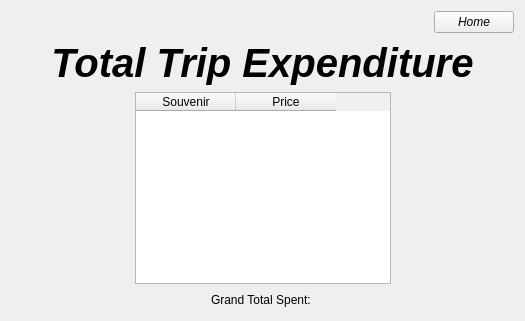
      <widget class="QWidget" name="page_infoSouvenirs">
       <layout class="QGridLayout" name="gridLayout_5">
        <item row="3" column="1">
         <layout class="QHBoxLayout" name="horizontalLayout_9">
          <item>
           <spacer name="horizontalSpacer_14">
            <property name="orientation">
             <enum>Qt::Horizontal</enum>
            </property>
            <property name="sizeHint" stdset="0">
             <size>
              <width>40</width>
              <height>20</height>
             </size>
            </property>
           </spacer>
          </item>
          <item>
           <widget class="QLabel" name="souvenirsPg_label_TOP">
            <property name="font">
             <font>
              <pointsize>30</pointsize>
              <weight>75</weight>
              <italic>true</italic>
              <bold>true</bold>
              <underline>false</underline>
             </font>
            </property>
            <property name="layoutDirection">
             <enum>Qt::LeftToRight</enum>
            </property>
            <property name="text">
             <string>Total Trip Expenditure</string>
            </property>
            <property name="alignment">
             <set>Qt::AlignCenter</set>
            </property>
           </widget>
          </item>
          <item>
           <spacer name="horizontalSpacer_15">
            <property name="orientation">
             <enum>Qt::Horizontal</enum>
            </property>
            <property name="sizeHint" stdset="0">
             <size>
              <width>40</width>
              <height>20</height>
             </size>
            </property>
           </spacer>
          </item>
         </layout>
        </item>
        <item row="6" column="1">
         <layout class="QHBoxLayout" name="horizontalLayout_10">
          <item>
           <spacer name="horizontalSpacer_16">
            <property name="orientation">
             <enum>Qt::Horizontal</enum>
            </property>
            <property name="sizeHint" stdset="0">
             <size>
              <width>40</width>
              <height>20</height>
             </size>
            </property>
           </spacer>
          </item>
          <item>
           <widget class="QLabel" name="souvenirsPg_label_GRANDTL">
            <property name="text">
             <string>Grand Total Spent: </string>
            </property>
           </widget>
          </item>
          <item>
           <spacer name="horizontalSpacer_17">
            <property name="orientation">
             <enum>Qt::Horizontal</enum>
            </property>
            <property name="sizeHint" stdset="0">
             <size>
              <width>40</width>
              <height>20</height>
             </size>
            </property>
           </spacer>
          </item>
         </layout>
        </item>
        <item row="1" column="1">
         <layout class="QHBoxLayout" name="horizontalLayout_32">
          <item>
           <spacer name="horizontalSpacer_37">
            <property name="orientation">
             <enum>Qt::Horizontal</enum>
            </property>
            <property name="sizeHint" stdset="0">
             <size>
              <width>40</width>
              <height>23</height>
             </size>
            </property>
           </spacer>
          </item>
          <item>
           <widget class="QPushButton" name="FromReceiptHome_pushButton">
            <property name="font">
             <font>
              <italic>true</italic>
             </font>
            </property>
            <property name="text">
             <string>Home</string>
            </property>
           </widget>
          </item>
         </layout>
        </item>
        <item row="4" column="1">
         <layout class="QHBoxLayout" name="horizontalLayout_25">
          <item>
           <spacer name="horizontalSpacer_47">
            <property name="orientation">
             <enum>Qt::Horizontal</enum>
            </property>
            <property name="sizeHint" stdset="0">
             <size>
              <width>40</width>
              <height>20</height>
             </size>
            </property>
           </spacer>
          </item>
          <item>
           <widget class="QTableWidget" name="souvenirsPg_tableWidget">
            <property name="enabled">
             <bool>true</bool>
            </property>
            <property name="focusPolicy">
             <enum>Qt::ClickFocus</enum>
            </property>
            <property name="tabKeyNavigation">
             <bool>false</bool>
            </property>
            <column>
             <property name="text">
              <string>Souvenir</string>
             </property>
             <property name="font">
              <font>
               <strikeout>false</strikeout>
              </font>
             </property>
            </column>
            <column>
             <property name="text">
              <string>Price</string>
             </property>
            </column>
           </widget>
          </item>
          <item>
           <spacer name="horizontalSpacer_46">
            <property name="orientation">
             <enum>Qt::Horizontal</enum>
            </property>
            <property name="sizeHint" stdset="0">
             <size>
              <width>40</width>
              <height>20</height>
             </size>
            </property>
           </spacer>
          </item>
         </layout>
        </item>
       </layout>
      </widget>
